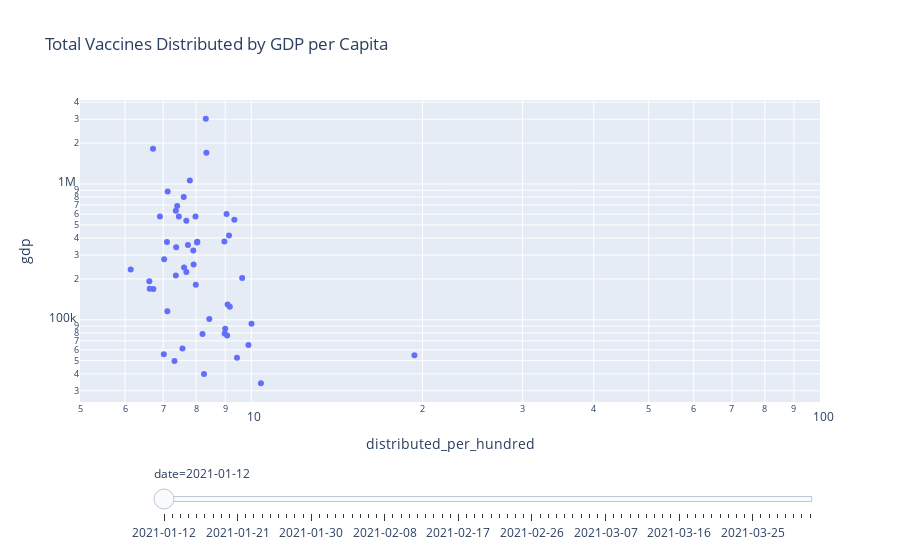

This figure's notebook cell:
### Code cell
dist_per_hund_gdp = px.scatter(gdp_vacc,
                               x = 'distributed_per_hundred',
                               y = 'gdp',
                               log_x = True,
                               log_y = True,
                               animation_frame = 'date',
                               hover_name = 'location',
                               size_max = 50,
                               range_x = [5, 100],
                               title = 'Total Vaccines Distributed by GDP per Capita')

dist_per_hund_gdp['layout'].pop('updatemenus')

plotly.offline.iplot(dist_per_hund_gdp)

### Figure 1 — Plotly figure (JSON) as saved in the notebook; plotly's stock layout.template omitted (floating-point values rounded to 4 significant figures)
{"data": [{"hovertemplate": "<b>%{hovertext}</b><br><br>date=2021-01-12<br>distributed_per_hundred=%{x}<br>gdp=%{y}<extra></extra>", "hovertext": ["New York", "Massachusetts", "Connecticut", "Delaware", "California", "Alaska", "Washington", "North Dakota", "New Jersey", "Illinois", "Maryland", "Wyoming", "Hawaii", "Minnesota", "Colorado", "Nebraska", "Virginia", "Pennsylvania", "New Hampshire", "Texas", "Iowa", "Ohio", "South Dakota", "Wisconsin", "Kansas", "Rhode Island", "Oregon", "Georgia", "Louisiana", "Vermont", "Utah", "Indiana", "Tennessee", "North Carolina", "Michigan", "Nevada", "Missouri", "Oklahoma", "Florida", "Maine", "New Mexico", "Arizona", "Kentucky", "Montana", "Alabama", "West Virginia", "South Carolina", "Arkansas", "Idaho", "Mississippi"], "legendgroup": "", "marker": {"color": "#636efa", "symbol": "circle"}, "mode": "markers", "name": "", "orientation": "v", "showlegend": false, "type": "scatter", "x": [8.34, 6.91, 7.03, 9.07, 8.32, 19.36, 7.46, 7.02, 7.37, 7.13, 9.14, 8.26, 10.01, 8.04, 8.97, 9.17, 9.34, 7.61, 9, 6.72, 6.62, 7.41, 9.44, 7.38, 6.63, 7.57, 7.62, 9.05, 7.92, 10.4, 7.99, 8.03, 7.11, 7.98, 7.69, 6.73, 7.91, 9.64, 7.8, 9.89, 8.44, 7.74, 7.37, 7.33, 7.69, 8.98, 6.14, 9.09, 8.21, 7.12], "xaxis": "x", "y": [1701399, 575635, 279653, 76537, 3018337, 54851, 576624, 55657, 634721, 879947, 417776, 39899, 93419, 374920, 376994, 124742, 544348, 803307, 86046, 1818585, 192608, 689139, 52544, 342470, 169558, 61341, 243085, 601503, 255492, 34154, 180862, 371629, 373663, 575605, 537087, 168752, 323287, 203250, 1059144, 65349, 101452, 355311, 211621, 49635, 224654, 79168, 234367, 129812, 78640, 115749], "yaxis": "y"}], "layout": {"legend": {"tracegroupgap": 0}, "sliders": [{"active": 0, "currentvalue": {"prefix": "date="}, "len": 0.9, "pad": {"b": 10, "t": 60}, "steps": [{"args": [["2021-01-12"], {"frame": {"duration": 0, "redraw": false}, "fromcurrent": true, "mode": "immediate", "transition": {"duration": 0, "easing": "linear"}}], "label": "2021-01-12", "method": "animate"}, {"args": [["2021-01-13"], {"frame": {"duration": 0, "redraw": false}, "fromcurrent": true, "mode": "immediate", "transition": {"duration": 0, "easing": "linear"}}], "label": "2021-01-13", "method": "animate"}, {"args": [["2021-01-14"], {"frame": {"duration": 0, "redraw": false}, "fromcurrent": true, "mode": "immediate", "transition": {"duration": 0, "easing": "linear"}}], "label": "2021-01-14", "method": "animate"}, {"args": [["2021-01-15"], {"frame": {"duration": 0, "redraw": false}, "fromcurrent": true, "mode": "immediate", "transition": {"duration": 0, "easing": "linear"}}], "label": "2021-01-15", "method": "animate"}, {"args": [["2021-01-16"], {"frame": {"duration": 0, "redraw": false}, "fromcurrent": true, "mode": "immediate", "transition": {"duration": 0, "easing": "linear"}}], "label": "2021-01-16", "method": "animate"}, {"args": [["2021-01-17"], {"frame": {"duration": 0, "redraw": false}, "fromcurrent": true, "mode": "immediate", "transition": {"duration": 0, "easing": "linear"}}], "label": "2021-01-17", "method": "animate"}, {"args": [["2021-01-18"], {"frame": {"duration": 0, "redraw": false}, "fromcurrent": true, "mode": "immediate", "transition": {"duration": 0, "easing": "linear"}}], "label": "2021-01-18", "method": "animate"}, {"args": [["2021-01-19"], {"frame": {"duration": 0, "redraw": false}, "fromcurrent": true, "mode": "immediate", "transition": {"duration": 0, "easing": "linear"}}], "label": "2021-01-19", "method": "animate"}, {"args": [["2021-01-20"], {"frame": {"duration": 0, "redraw": false}, "fromcurrent": true, "mode": "immediate", "transition": {"duration": 0, "easing": "linear"}}], "label": "2021-01-20", "method": "animate"}, {"args": [["2021-01-21"], {"frame": {"duration": 0, "redraw": false}, "fromcurrent": true, "mode": "immediate", "transition": {"duration": 0, "easing": "linear"}}], "label": "2021-01-21", "method": "animate"}, {"args": [["2021-01-22"], {"frame": {"duration": 0, "redraw": false}, "fromcurrent": true, "mode": "immediate", "transition": {"duration": 0, "easing": "linear"}}], "label": "2021-01-22", "method": "animate"}, {"args": [["2021-01-23"], {"frame": {"duration": 0, "redraw": false}, "fromcurrent": true, "mode": "immediate", "transition": {"duration": 0, "easing": "linear"}}], "label": "2021-01-23", "method": "animate"}, {"args": [["2021-01-24"], {"frame": {"duration": 0, "redraw": false}, "fromcurrent": true, "mode": "immediate", "transition": {"duration": 0, "easing": "linear"}}], "label": "2021-01-24", "method": "animate"}, {"args": [["2021-01-25"], {"frame": {"duration": 0, "redraw": false}, "fromcurrent": true, "mode": "immediate", "transition": {"duration": 0, "easing": "linear"}}], "label": "2021-01-25", "method": "animate"}, {"args": [["2021-01-26"], {"frame": {"duration": 0, "redraw": false}, "fromcurrent": true, "mode": "immediate", "transition": {"duration": 0, "easing": "linear"}}], "label": "2021-01-26", "method": "animate"}, {"args": [["2021-01-27"], {"frame": {"duration": 0, "redraw": false}, "fromcurrent": true, "mode": "immediate", "transition": {"duration": 0, "easing": "linear"}}], "label": "2021-01-27", "method": "animate"}, {"args": [["2021-01-28"], {"frame": {"duration": 0, "redraw": false}, "fromcurrent": true, "mode": "immediate", "transition": {"duration": 0, "easing": "linear"}}], "label": "2021-01-28", "method": "animate"}, {"args": [["2021-01-29"], {"frame": {"duration": 0, "redraw": false}, "fromcurrent": true, "mode": "immediate", "transition": {"duration": 0, "easing": "linear"}}], "label": "2021-01-29", "method": "animate"}, {"args": [["2021-01-30"], {"frame": {"duration": 0, "redraw": false}, "fromcurrent": true, "mode": "immediate", "transition": {"duration": 0, "easing": "linear"}}], "label": "2021-01-30", "method": "animate"}, {"args": [["2021-01-31"], {"frame": {"duration": 0, "redraw": false}, "fromcurrent": true, "mode": "immediate", "transition": {"duration": 0, "easing": "linear"}}], "label": "2021-01-31", "method": "animate"}, {"args": [["2021-02-01"], {"frame": {"duration": 0, "redraw": false}, "fromcurrent": true, "mode": "immediate", "transition": {"duration": 0, "easing": "linear"}}], "label": "2021-02-01", "method": "animate"}, {"args": [["2021-02-02"], {"frame": {"duration": 0, "redraw": false}, "fromcurrent": true, "mode": "immediate", "transition": {"duration": 0, "easing": "linear"}}], "label": "2021-02-02", "method": "animate"}, {"args": [["2021-02-03"], {"frame": {"duration": 0, "redraw": false}, "fromcurrent": true, "mode": "immediate", "transition": {"duration": 0, "easing": "linear"}}], "label": "2021-02-03", "method": "animate"}, {"args": [["2021-02-04"], {"frame": {"duration": 0, "redraw": false}, "fromcurrent": true, "mode": "immediate", "transition": {"duration": 0, "easing": "linear"}}], "label": "2021-02-04", "method": "animate"}, {"args": [["2021-02-05"], {"frame": {"duration": 0, "redraw": false}, "fromcurrent": true, "mode": "immediate", "transition": {"duration": 0, "easing": "linear"}}], "label": "2021-02-05", "method": "animate"}, {"args": [["2021-02-06"], {"frame": {"duration": 0, "redraw": false}, "fromcurrent": true, "mode": "immediate", "transition": {"duration": 0, "easing": "linear"}}], "label": "2021-02-06", "method": "animate"}, {"args": [["2021-02-07"], {"frame": {"duration": 0, "redraw": false}, "fromcurrent": true, "mode": "immediate", "transition": {"duration": 0, "easing": "linear"}}], "label": "2021-02-07", "method": "animate"}, {"args": [["2021-02-08"], {"frame": {"duration": 0, "redraw": false}, "fromcurrent": true, "mode": "immediate", "transition": {"duration": 0, "easing": "linear"}}], "label": "2021-02-08", "method": "animate"}, {"args": [["2021-02-09"], {"frame": {"duration": 0, "redraw": false}, "fromcurrent": true, "mode": "immediate", "transition": {"duration": 0, "easing": "linear"}}], "label": "2021-02-09", "method": "animate"}, {"args": [["2021-02-10"], {"frame": {"duration": 0, "redraw": false}, "fromcurrent": true, "mode": "immediate", "transition": {"duration": 0, "easing": "linear"}}], "label": "2021-02-10", "method": "animate"}, {"args": [["2021-02-11"], {"frame": {"duration": 0, "redraw": false}, "fromcurrent": true, "mode": "immediate", "transition": {"duration": 0, "easing": "linear"}}], "label": "2021-02-11", "method": "animate"}, {"args": [["2021-02-12"], {"frame": {"duration": 0, "redraw": false}, "fromcurrent": true, "mode": "immediate", "transition": {"duration": 0, "easing": "linear"}}], "label": "2021-02-12", "method": "animate"}, {"args": [["2021-02-13"], {"frame": {"duration": 0, "redraw": false}, "fromcurrent": true, "mode": "immediate", "transition": {"duration": 0, "easing": "linear"}}], "label": "2021-02-13", "method": "animate"}, {"args": [["2021-02-14"], {"frame": {"duration": 0, "redraw": false}, "fromcurrent": true, "mode": "immediate", "transition": {"duration": 0, "easing": "linear"}}], "label": "2021-02-14", "method": "animate"}, {"args": [["2021-02-15"], {"frame": {"duration": 0, "redraw": false}, "fromcurrent": true, "mode": "immediate", "transition": {"duration": 0, "easing": "linear"}}], "label": "2021-02-15", "method": "animate"}, {"args": [["2021-02-16"], {"frame": {"duration": 0, "redraw": false}, "fromcurrent": true, "mode": "immediate", "transition": {"duration": 0, "easing": "linear"}}], "label": "2021-02-16", "method": "animate"}, {"args": [["2021-02-17"], {"frame": {"duration": 0, "redraw": false}, "fromcurrent": true, "mode": "immediate", "transition": {"duration": 0, "easing": "linear"}}], "label": "2021-02-17", "method": "animate"}, {"args": [["2021-02-18"], {"frame": {"duration": 0, "redraw": false}, "fromcurrent": true, "mode": "immediate", "transition": {"duration": 0, "easing": "linear"}}], "label": "2021-02-18", "method": "animate"}, {"args": [["2021-02-19"], {"frame": {"duration": 0, "redraw": false}, "fromcurrent": true, "mode": "immediate", "transition": {"duration": 0, "easing": "linear"}}], "label": "2021-02-19", "method": "animate"}, {"args": [["2021-02-20"], {"frame": {"duration": 0, "redraw": false}, "fromcurrent": true, "mode": "immediate", "transition": {"duration": 0, "easing": "linear"}}], "label": "2021-02-20", "method": "animate"}, {"args": [["2021-02-21"], {"frame": {"duration": 0, "redraw": false}, "fromcurrent": true, "mode": "immediate", "transition": {"duration": 0, "easing": "linear"}}], "label": "2021-02-21", "method": "animate"}, {"args": [["2021-02-22"], {"frame": {"duration": 0, "redraw": false}, "fromcurrent": true, "mode": "immediate", "transition": {"duration": 0, "easing": "linear"}}], "label": "2021-02-22", "method": "animate"}, {"args": [["2021-02-23"], {"frame": {"duration": 0, "redraw": false}, "fromcurrent": true, "mode": "immediate", "transition": {"duration": 0, "easing": "linear"}}], "label": "2021-02-23", "method": "animate"}, {"args": [["2021-02-24"], {"frame": {"duration": 0, "redraw": false}, "fromcurrent": true, "mode": "immediate", "transition": {"duration": 0, "easing": "linear"}}], "label": "2021-02-24", "method": "animate"}, {"args": [["2021-02-25"], {"frame": {"duration": 0, "redraw": false}, "fromcurrent": true, "mode": "immediate", "transition": {"duration": 0, "easing": "linear"}}], "label": "2021-02-25", "method": "animate"}, {"args": [["2021-02-26"], {"frame": {"duration": 0, "redraw": false}, "fromcurrent": true, "mode": "immediate", "transition": {"duration": 0, "easing": "linear"}}], "label": "2021-02-26", "method": "animate"}, {"args": [["2021-02-27"], {"frame": {"duration": 0, "redraw": false}, "fromcurrent": true, "mode": "immediate", "transition": {"duration": 0, "easing": "linear"}}], "label": "2021-02-27", "method": "animate"}, {"args": [["2021-02-28"], {"frame": {"duration": 0, "redraw": false}, "fromcurrent": true, "mode": "immediate", "transition": {"duration": 0, "easing": "linear"}}], "label": "2021-02-28", "method": "animate"}, {"args": [["2021-03-01"], {"frame": {"duration": 0, "redraw": false}, "fromcurrent": true, "mode": "immediate", "transition": {"duration": 0, "easing": "linear"}}], "label": "2021-03-01", "method": "animate"}, {"args": [["2021-03-02"], {"frame": {"duration": 0, "redraw": false}, "fromcurrent": true, "mode": "immediate", "transition": {"duration": 0, "easing": "linear"}}], "label": "2021-03-02", "method": "animate"}, {"args": [["2021-03-03"], {"frame": {"duration": 0, "redraw": false}, "fromcurrent": true, "mode": "immediate", "transition": {"duration": 0, "easing": "linear"}}], "label": "2021-03-03", "method": "animate"}, {"args": [["2021-03-04"], {"frame": {"duration": 0, "redraw": false}, "fromcurrent": true, "mode": "immediate", "transition": {"duration": 0, "easing": "linear"}}], "label": "2021-03-04", "method": "animate"}, {"args": [["2021-03-05"], {"frame": {"duration": 0, "redraw": false}, "fromcurrent": true, "mode": "immediate", "transition": {"duration": 0, "easing": "linear"}}], "label": "2021-03-05", "method": "animate"}, {"args": [["2021-03-06"], {"frame": {"duration": 0, "redraw": false}, "fromcurrent": true, "mode": "immediate", "transition": {"duration": 0, "easing": "linear"}}], "label": "2021-03-06", "method": "animate"}, {"args": [["2021-03-07"], {"frame": {"duration": 0, "redraw": false}, "fromcurrent": true, "mode": "immediate", "transition": {"duration": 0, "easing": "linear"}}], "label": "2021-03-07", "method": "animate"}, {"args": [["2021-03-08"], {"frame": {"duration": 0, "redraw": false}, "fromcurrent": true, "mode": "immediate", "transition": {"duration": 0, "easing": "linear"}}], "label": "2021-03-08", "method": "animate"}, {"args": [["2021-03-09"], {"frame": {"duration": 0, "redraw": false}, "fromcurrent": true, "mode": "immediate", "transition": {"duration": 0, "easing": "linear"}}], "label": "2021-03-09", "method": "animate"}, {"args": [["2021-03-10"], {"frame": {"duration": 0, "redraw": false}, "fromcurrent": true, "mode": "immediate", "transition": {"duration": 0, "easing": "linear"}}], "label": "2021-03-10", "method": "animate"}, {"args": [["2021-03-11"], {"frame": {"duration": 0, "redraw": false}, "fromcurrent": true, "mode": "immediate", "transition": {"duration": 0, "easing": "linear"}}], "label": "2021-03-11", "method": "animate"}, {"args": [["2021-03-12"], {"frame": {"duration": 0, "redraw": false}, "fromcurrent": true, "mode": "immediate", "transition": {"duration": 0, "easing": "linear"}}], "label": "2021-03-12", "method": "animate"}, {"args": [["2021-03-13"], {"frame": {"duration": 0, "redraw": false}, "fromcurrent": true, "mode": "immediate", "transition": {"duration": 0, "easing": "linear"}}], "label": "2021-03-13", "method": "animate"}, {"args": [["2021-03-14"], {"frame": {"duration": 0, "redraw": false}, "fromcurrent": true, "mode": "immediate", "transition": {"duration": 0, "easing": "linear"}}], "label": "2021-03-14", "method": "animate"}, {"args": [["2021-03-15"], {"frame": {"duration": 0, "redraw": false}, "fromcurrent": true, "mode": "immediate", "transition": {"duration": 0, "easing": "linear"}}], "label": "2021-03-15", "method": "animate"}, {"args": [["2021-03-16"], {"frame": {"duration": 0, "redraw": false}, "fromcurrent": true, "mode": "immediate", "transition": {"duration": 0, "easing": "linear"}}], "label": "2021-03-16", "method": "animate"}, {"args": [["2021-03-17"], {"frame": {"duration": 0, "redraw": false}, "fromcurrent": true, "mode": "immediate", "transition": {"duration": 0, "easing": "linear"}}], "label": "2021-03-17", "method": "animate"}, {"args": [["2021-03-18"], {"frame": {"duration": 0, "redraw": false}, "fromcurrent": true, "mode": "immediate", "transition": {"duration": 0, "easing": "linear"}}], "label": "2021-03-18", "method": "animate"}, {"args": [["2021-03-19"], {"frame": {"duration": 0, "redraw": false}, "fromcurrent": true, "mode": "immediate", "transition": {"duration": 0, "easing": "linear"}}], "label": "2021-03-19", "method": "animate"}, {"args": [["2021-03-20"], {"frame": {"duration": 0, "redraw": false}, "fromcurrent": true, "mode": "immediate", "transition": {"duration": 0, "easing": "linear"}}], "label": "2021-03-20", "method": "animate"}, {"args": [["2021-03-21"], {"frame": {"duration": 0, "redraw": false}, "fromcurrent": true, "mode": "immediate", "transition": {"duration": 0, "easing": "linear"}}], "label": "2021-03-21", "method": "animate"}, {"args": [["2021-03-22"], {"frame": {"duration": 0, "redraw": false}, "fromcurrent": true, "mode": "immediate", "transition": {"duration": 0, "easing": "linear"}}], "label": "2021-03-22", "method": "animate"}, {"args": [["2021-03-23"], {"frame": {"duration": 0, "redraw": false}, "fromcurrent": true, "mode": "immediate", "transition": {"duration": 0, "easing": "linear"}}], "label": "2021-03-23", "method": "animate"}, {"args": [["2021-03-24"], {"frame": {"duration": 0, "redraw": false}, "fromcurrent": true, "mode": "immediate", "transition": {"duration": 0, "easing": "linear"}}], "label": "2021-03-24", "method": "animate"}, {"args": [["2021-03-25"], {"frame": {"duration": 0, "redraw": false}, "fromcurrent": true, "mode": "immediate", "transition": {"duration": 0, "easing": "linear"}}], "label": "2021-03-25", "method": "animate"}, {"args": [["2021-03-26"], {"frame": {"duration": 0, "redraw": false}, "fromcurrent": true, "mode": "immediate", "transition": {"duration": 0, "easing": "linear"}}], "label": "2021-03-26", "method": "animate"}, {"args": [["2021-03-27"], {"frame": {"duration": 0, "redraw": false}, "fromcurrent": true, "mode": "immediate", "transition": {"duration": 0, "easing": "linear"}}], "label": "2021-03-27", "method": "animate"}, {"args": [["2021-03-28"], {"frame": {"duration": 0, "redraw": false}, "fromcurrent": true, "mode": "immediate", "transition": {"duration": 0, "easing": "linear"}}], "label": "2021-03-28", "method": "animate"}, {"args": [["2021-03-29"], {"frame": {"duration": 0, "redraw": false}, "fromcurrent": true, "mode": "immediate", "transition": {"duration": 0, "easing": "linear"}}], "label": "2021-03-29", "method": "animate"}, {"args": [["2021-03-30"], {"frame": {"duration": 0, "redraw": false}, "fromcurrent": true, "mode": "immediate", "transition": {"duration": 0, "easing": "linear"}}], "label": "2021-03-30", "method": "animate"}, {"args": [["2021-03-31"], {"frame": {"duration": 0, "redraw": false}, "fromcurrent": true, "mode": "immediate", "transition": {"duration": 0, "easing": "linear"}}], "label": "2021-03-31", "method": "animate"}, {"args": [["2021-04-01"], {"frame": {"duration": 0, "redraw": false}, "fromcurrent": true, "mode": "immediate", "transition": {"duration": 0, "easing": "linear"}}], "label": "2021-04-01", "method": "animate"}], "x": 0.1, "xanchor": "left", "y": 0, "yanchor": "top"}], "title": {"text": "Total Vaccines Distributed by GDP per Capita"}, "xaxis": {"anchor": "y", "domain": [0, 1], "range": [0.699, 2], "title": {"text": "distributed_per_hundred"}, "type": "log"}, "yaxis": {"anchor": "x", "domain": [0, 1], "title": {"text": "gdp"}, "type": "log"}}}
